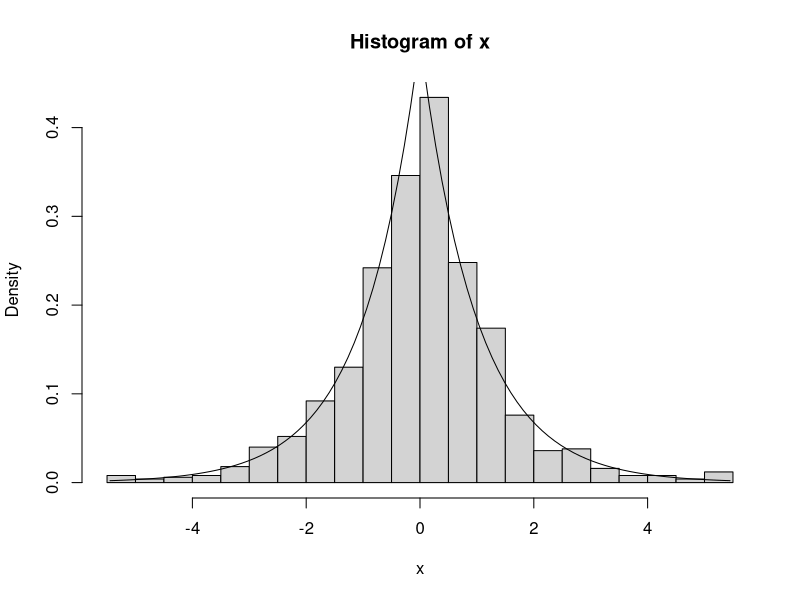
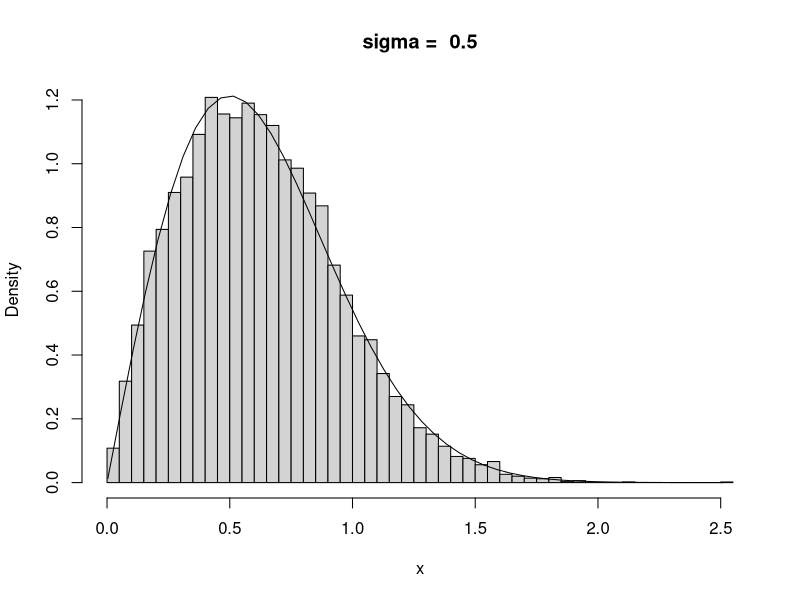
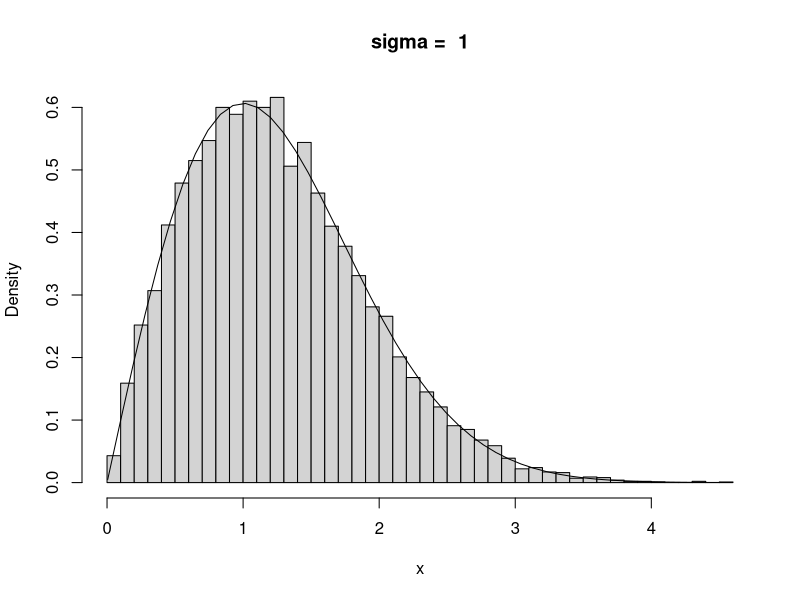
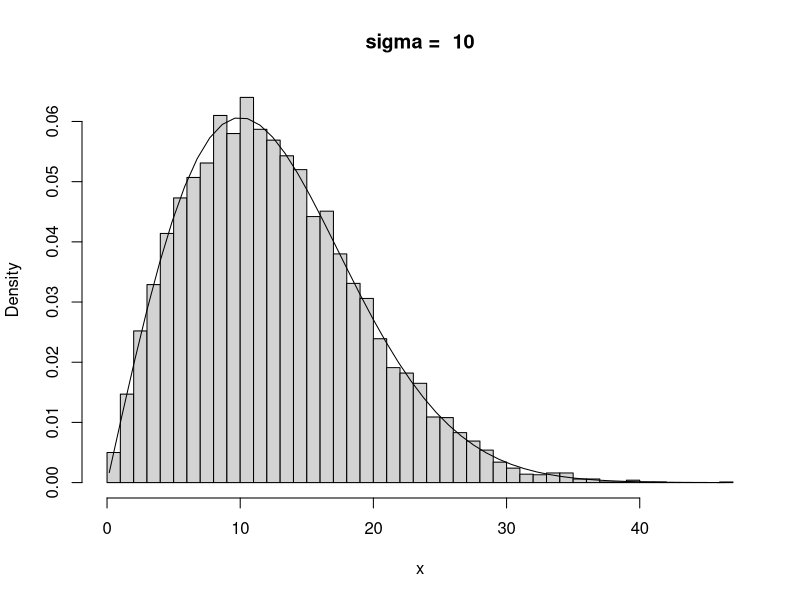
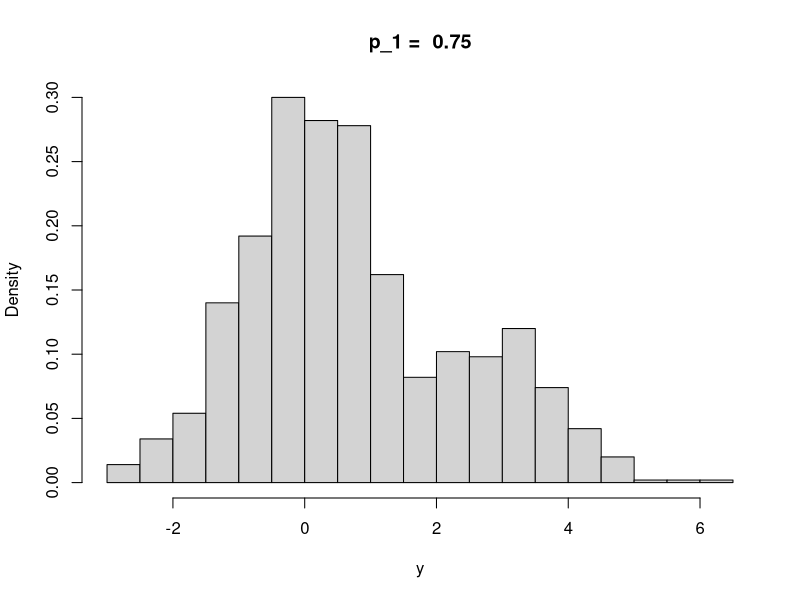
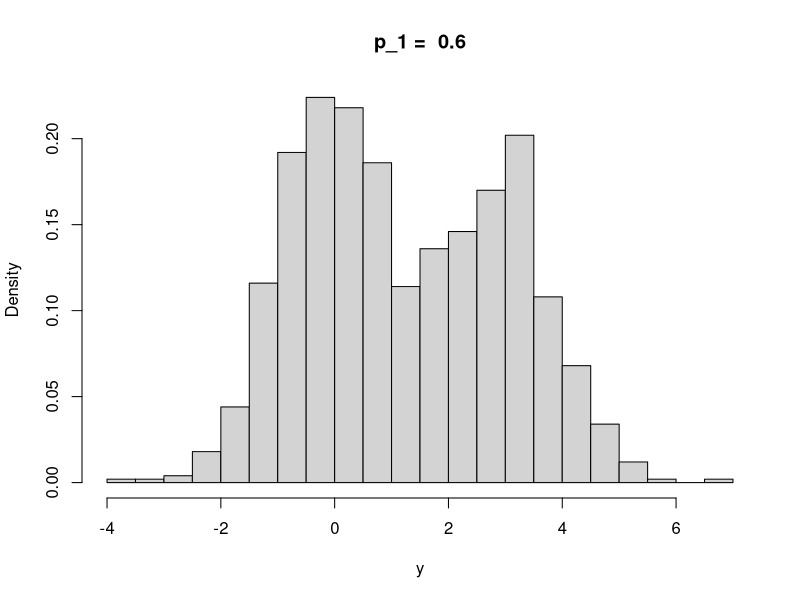
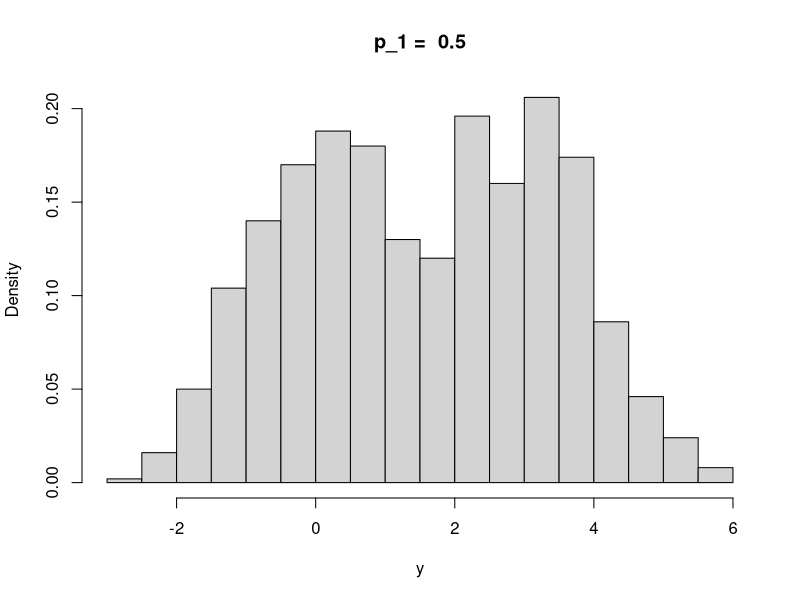
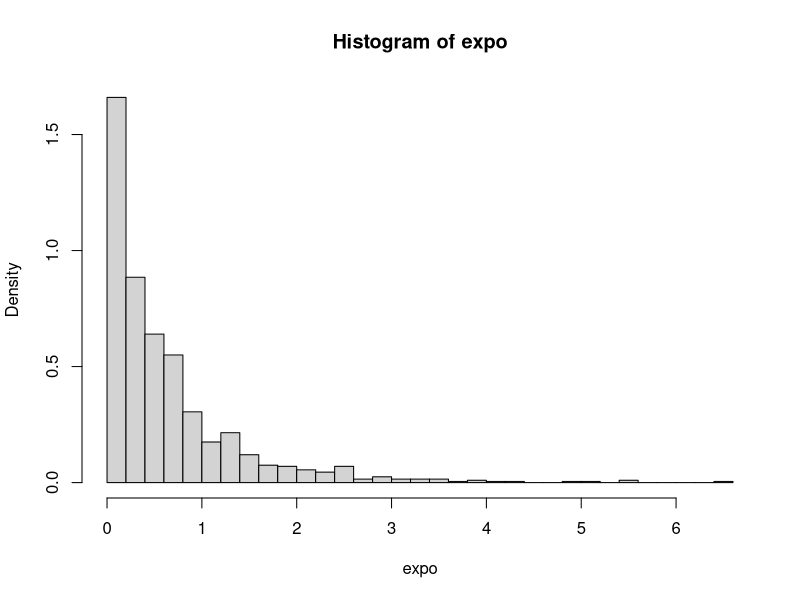

Here is the R script that generated these plots, in order:
## ---- chunk 1
n <- 1000
u <- runif(n)
q1_function <- function(x) {
  for (i in 1:length(x)){
    if (x[i] < 0.5) {
     x[i] <- log(2*x[i])
    }
    else {
     x[i] <- -log(2*(1-x[i]))
    }
  }  
  return(x)
}

x <- q1_function(u)
## ---- chunk 2
y <- seq(min(x), max(x), length = 100)
hist(x, prob = TRUE, breaks = "Scott")
lines(y, 0.5*exp(-abs(y)))
## ---- chunk 3
q2_function <- function(sigma) {
  u <- runif(10000)
  x <- sigma*sqrt(-2*log(1-u))
  hist(x, breaks = "Scott", prob = TRUE, main = paste("sigma = ", sigma))
  y <- seq(min(x), max(x), length = 50)
  lines(y, ((y/(sigma^2))*exp(-y^2/(2*sigma^2))))
}
sigma <- 0.5
q2_function(sigma)
## ---- chunk 4
sigma <- 1
q2_function(sigma)
## ---- chunk 5
sigma <- 10
q2_function(sigma)
## ---- chunk 6
q3_function <- function(x) {
  for (i in 1:length(x)) {
    if (x[i] < 0.1) {x[i] <- 0}
    else if (x[i] < 0.3) {x[i] <- 1}
    else if (x[i] < 0.5) {x[i] <- 2}
    else if (x[i] < 0.7) {x[i] <- 3}
    else {x[i] <- 4}
  }
  return(x)
}

x <- q3_function(u)
table(x)/length(x)
## ---- chunk 7
p = c(0.1,0.2,0.2,0.2,0.3)
y <- sample(0:4,1000,replace = TRUE, prob = p)
table(y)/length(y)
## ---- chunk 8
mixture_generator <- function(n, p1) {
  y <- runif(n)
  for (i in 1:n) {
    if (y[i] <= p1) {
      y[i] <- rnorm(1)
    }
    else{
      y[i] <- rnorm(1,3,1)
    }
  }
  hist(y, breaks = "Scott", prob=TRUE, main = paste("p_1 = ", p1))
}
mixture_generator(1000, 0.75)
## ---- chunk 9
mixture_generator(1000, 0.6)
mixture_generator(1000, 0.5)
## ---- chunk 10
gam <- rgamma(1000, 4, 2)
expo <- rexp(1000, gam)
hist(expo, prob=TRUE, breaks = "Scott")
